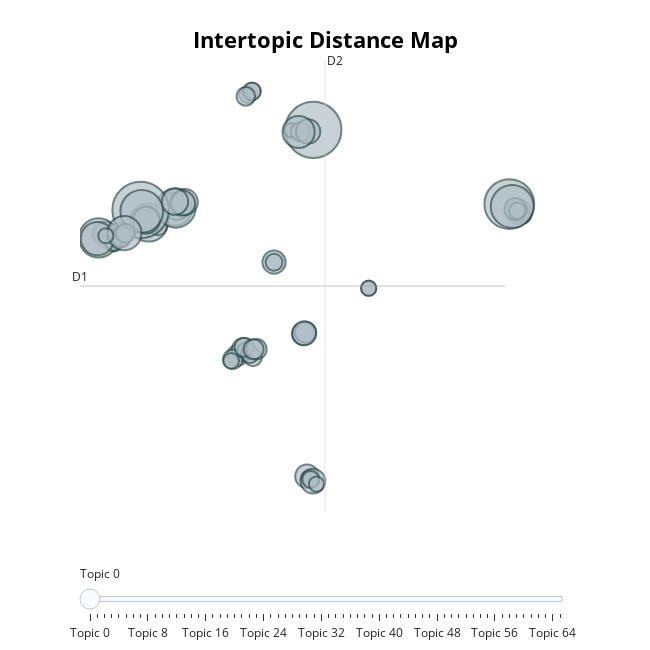

The notebook cell this image was saved under:
### Markdown cell above
# Visualization After Modifications

### Code cell
model2.visualize_topics()
